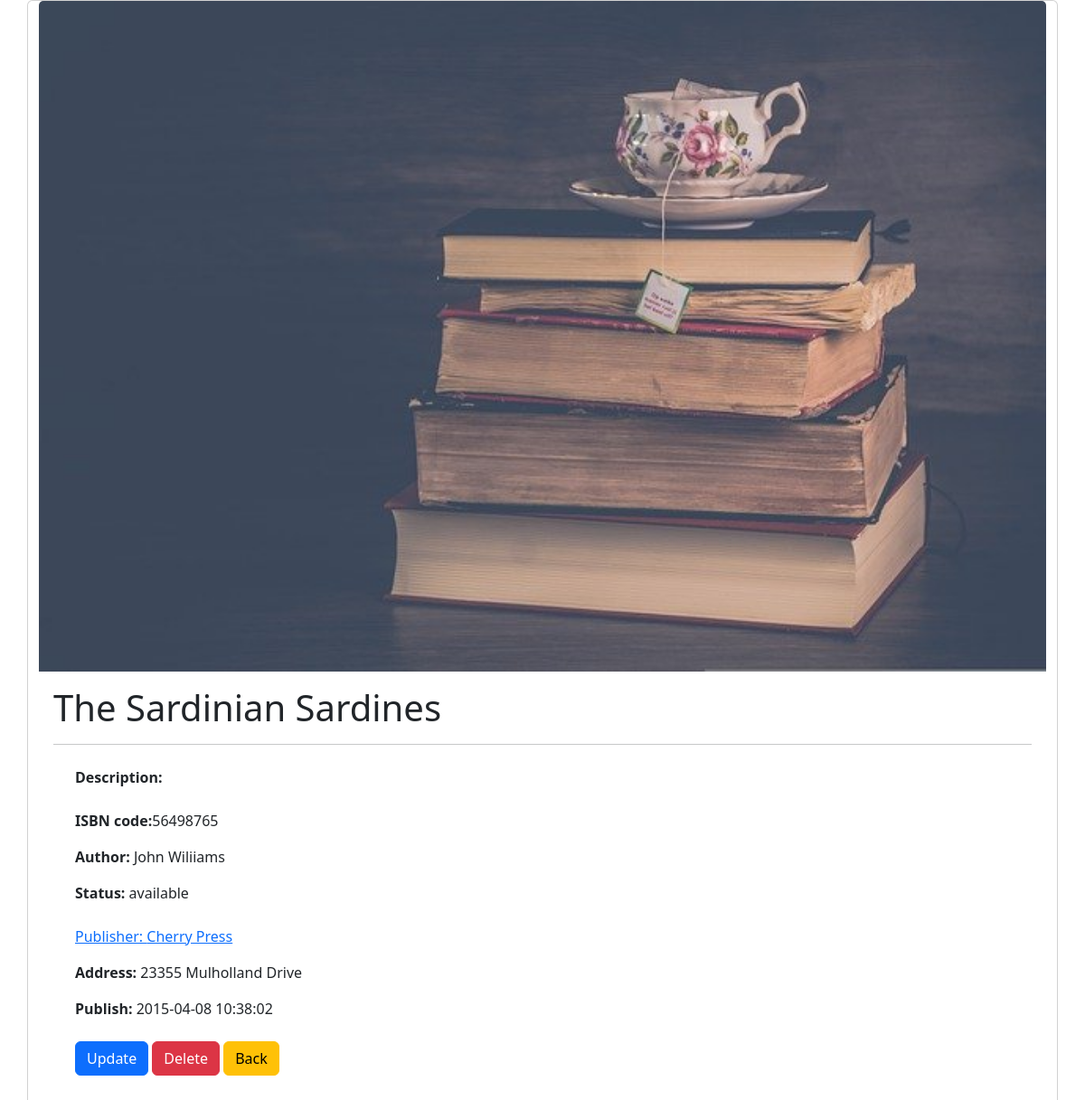
The app's page /details.php?id=3 with its own data.
### tables this page shows
CREATE TABLE `library` (
  `id` int(11) NOT NULL,
  `title` varchar(50) NOT NULL,
  `pic` varchar(100) NOT NULL,
  `isbncode` int(20) NOT NULL,
  `short_description` varchar(255) NOT NULL,
  `type` enum('book','cd','dvd') DEFAULT NULL,
  `author_first_name` varchar(50) NOT NULL,
  `author_last_name` varchar(50) NOT NULL,
  `publisher_name` varchar(50) NOT NULL,
  `publisher_address` varchar(100) NOT NULL,
  `publish_date` datetime NOT NULL,
  `status` enum('available','reserved') DEFAULT NULL
);

### details.php (the view, shortened to what this page needs)
<?php
require_once './actions/db_connect.php';
$sql = "SELECT * FROM library WHERE id = $_GET[id]";
$result = mysqli_query($connect, $sql);
$tbody="";
if(mysqli_num_rows($result)>0){
    while($row = mysqli_fetch_assoc($result)){
        $tbody .= "
<div class='row'>
    <div class='card h-100 w-100' style='width: 18rem;'>
    <img src='./pic/".$row['pic']."' class='card-img-top'>
        <div class='card-body h-100'>
            <div class='col-12'>
                <h1>
                    ".$row['title']."
                </h1>
                <hr>
            </div>
            <div class='col-12 m-4'>
                <p class='card-text'>
                <span class='fw-bolder'>Description:</span>
                <br>
                    ".$row['short_description']."
                </p>
            </div>
            <div class='col-12 m-4'>
                <p class='card-text'>
                <span class='fw-bolder'>ISBN code:</span>".$row['isbncode']."
                </p>
                <p class='card-text'>
                <span class='fw-bolder'>Author:</span> ".$row['author_first_name']."
                    ".$row['author_last_name']."
                </p>
                <p class='card-text'>
                <span class='fw-bolder'>Status:</span> ".$row['status']."
                </p>
            </div>
            <div class='col-12 m-4'>
                <p class='card-text'> <a href='publisher.php?publisher_name=".$row['publisher_name']."'>
                    Publisher: ".$row['publisher_name']."</a>
                </p>
                <p class='card-text'>
                    <span class='fw-bolder'>Address:</span> ".$row['publisher_address']."
                </p>
                <p class='card-text'>
                <span class='fw-bolder'>Publish:</span>  ".$row['publish_date']."
                </p>
            </div>
            <div class='col-12 m-4'>
            <a href='update.php?id=".$row['id']."'><button class='btn btn-primary'>Update</button></a>
            <a href='delete.php?id=".$row['id']."'><button class='btn btn-danger' >Delete</button></a>
            <a href='index.php?id=".$row['id']."'><button class='btn btn-warning'>Back</button></a>
            </div>
        </div>
    </div>
</div>
        ";
    };
}else {
    $tbody="
        <tr>
        <td> colspan='5' class='text-center'>Not Data </td>
        </tr>
    ";
}
?>
<!DOCTYPE html>
<html lang="en">
<head>
    <?php require_once 'components/boot.php'?>
</head>
<body>
    <div class="container">
        <?php
            echo $tbody;
        ?>
    </div>
</body>
</html>

### records on screen
library: pic (picture), title "The Sardinian Sardines", isbncode "56498765", author_first_name "John", author_last_name "Wiliiams", status "available", publisher_name "Cherry Press", publisher_address "23355 Mulholland Drive", publish_date "2015-04-08 10:38:02"
